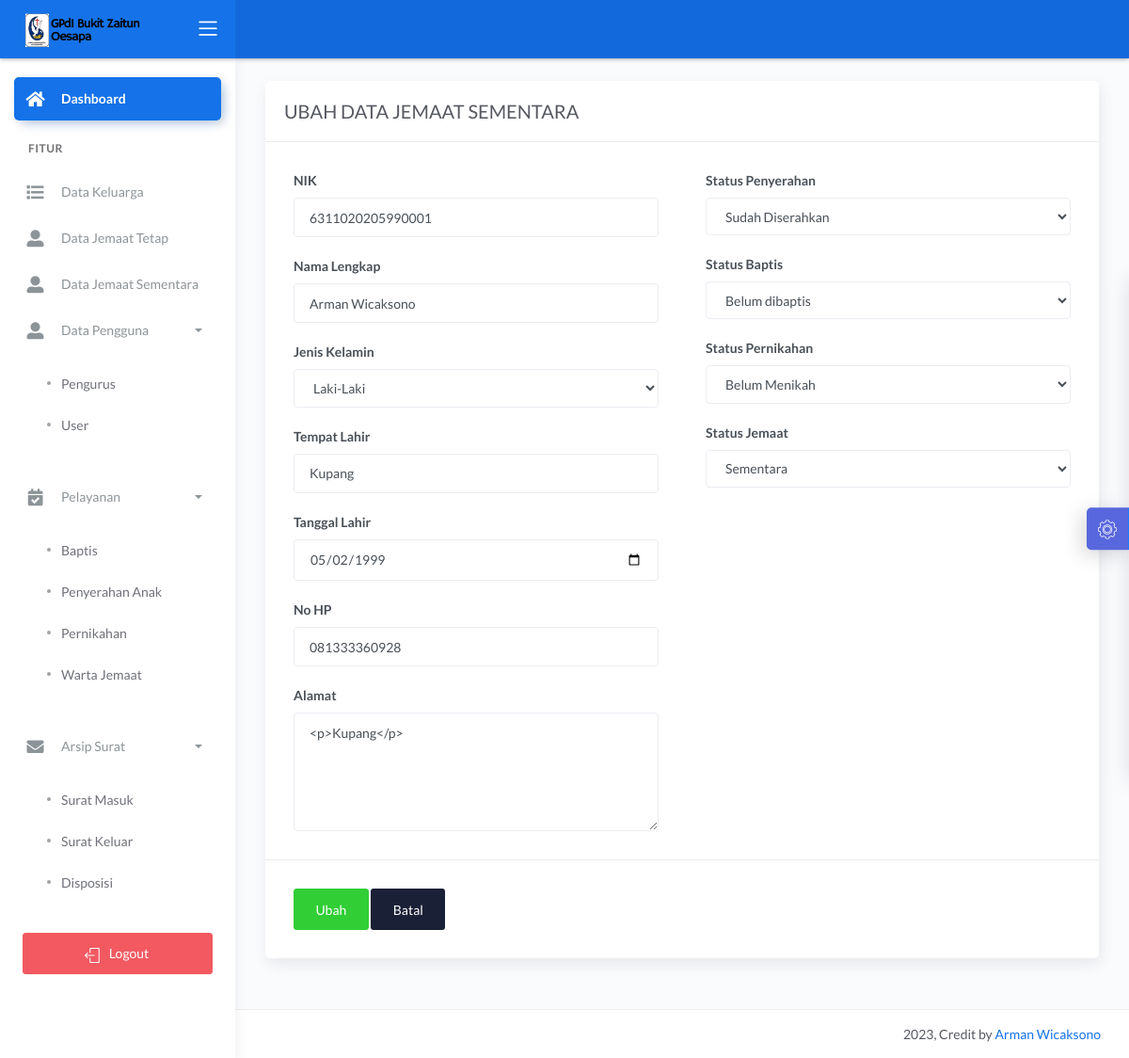
The app's page /dashboard/main2.php?halaman=ubah_jemaat_sementara&id_jemaat=182 (signed in), older data.
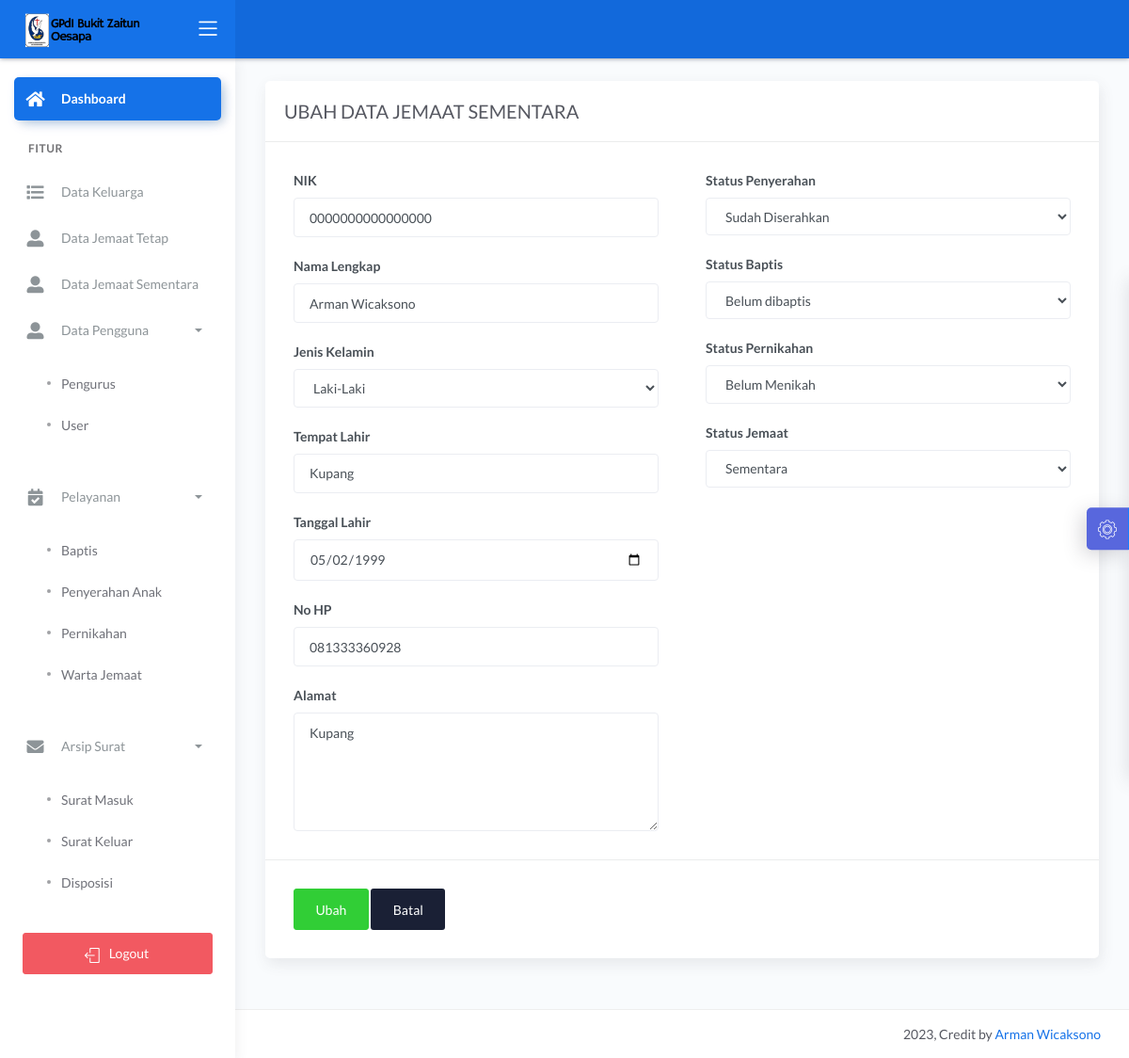
The same page, newer data.
### tables this page shows
CREATE TABLE `jemaat` (
  `id_jemaat` int(11) NOT NULL,
  `tanggal_pendaftaran` date DEFAULT NULL,
  `nik` varchar(16) DEFAULT NULL,
  `nama` varchar(50) NOT NULL,
  `tempat_lahir` varchar(20) NOT NULL,
  `tanggal_lahir` date NOT NULL,
  `no_hp` varchar(12) NOT NULL,
  `jenis_kelamin` enum('Laki-laki','Perempuan') NOT NULL,
  `alamat` text NOT NULL,
  `status_j` int(11) NOT NULL,
  `ket` varchar(10) NOT NULL,
  `username` varchar(20) NOT NULL,
  `password` varchar(20) NOT NULL,
  `baptis` int(11) NOT NULL,
  `penyerahan` int(11) NOT NULL,
  `pernikahan` int(11) NOT NULL
);

### dashboard/ubah_jemaat_sementara.php (the view, shortened to what this page needs)
<?php
if (isset($_GET['id_jemaat'])) {
	$id_jemaat = $_GET['id_jemaat'];
	$tampil_nik = "SELECT * FROM jemaat WHERE id_jemaat=$id_jemaat";
	$query = mysqli_query($konek, $tampil_nik);
	$data = mysqli_fetch_array($query, MYSQLI_BOTH);
	$nik = $data['nik'];
	$nama = $data['nama'];
	$tempat = $data['tempat_lahir'];
	$tanggal = $data['tanggal_lahir'];
	$jekel = $data['jenis_kelamin'];
    $alamat =$data['alamat'];
    $no_hp =$data['no_hp'];
    $ket =$data['ket'];
    $penyerahan =$data['penyerahan'];
    $baptis =$data['baptis'];
    $pernikahan =$data['pernikahan'];
}
?>
<link href="css/sweetalert.css" rel="stylesheet" type="text/css">
<div class="page-inner">
	<div class="row">
		<div class="col-md-12">
			<form method="POST">
				<div class="card">
					<div class="card-header">
						<div class="card-title">UBAH DATA JEMAAT SEMENTARA</div>
					</div>
					<div class="card-body">
						<div class="row">
							<div class="col-md-6 col-lg-6">
								<div class="form-group">
									<label>NIK</label>
									<input  type="number" name="nik" class="form-control" placeholder="NIK Anda.." value="<?= $nik; ?>">
								</div>
								<div class="form-group">
									<label>Nama Lengkap</label>
									<input type="text" name="nama" class="form-control" placeholder="Nama Lengkap Anda.." value="<?= $nama; ?>">
								</div>
								<div class="form-group">
									<label>Jenis Kelamin</label>
									<select name="jekel" class="form-control">
										<option value="Laki-Laki" <?php if ($jekel == "Laki-laki") echo 'selected' ?>>Laki-Laki</option>
									</select>
								</div>
								<div class="form-group">
									<label>Tempat Lahir</label>
									<input type="text" name="tempat" class="form-control" value="<?= $tempat; ?>">
								</div>
								<div class="form-group">
									<label>Tanggal Lahir</label>
									<input type="date" name="tgl" class="form-control" value="<?= $tanggal; ?>">
								</div>
								<div class="form-group">
									<label for="comment">No HP</label>
									<input type="text" name="no_hp" class="form-control" value="<?= $no_hp; ?>">
								</div>
								<div class="form-group">
									<label for="comment">Alamat</label>
									<textarea class="form-control" name="alamat" rows="5"><?= $alamat ?></textarea>
								</div>
							</div>
							<div class="col-md-6 col-lg-6">
								<div class="form-group">
									<label>Status Penyerahan</label>
									<select name="penyerahan" class="form-control">
										<option value="1"<?php if ($penyerahan == 1) echo 'selected' ?>>Sudah Diserahkan</option>
									</select>
								</div>
								<div class="form-group">
									<label>Status Baptis</label>
									<select name="baptis" class="form-control">
										<option value="0"<?php if ($baptis == 0) echo 'selected' ?>>Belum dibaptis</option>
									</select>
								</div>
								<div class="form-group">
									<label>Status Pernikahan</label>
									<select name="pernikahan" class="form-control">
										<option value="0"<?php if ($pernikahan == 0) echo 'selected' ?>>Belum Menikah</option>
									</select>
								</div>
								<div class="form-group">
									<label>Status Jemaat</label>
									<select name="ket" class="form-control">
										<option value="0" <?php if ($ket == 0) echo 'selected' ?>>Sementara</option>
									</select>
								</div>
							</div>
						</div>
					</div>
					<div class="card-action">
						<button name="ubah" class="btn btn-success">Ubah</button>
						<a href="?halaman=beranda" class="btn btn-default">Batal</a>
					</div>
				</div>
		</div>
	</div>
</div>

Row changes from the older to the newer data that the page shows:
changed jemaat "Arman Wicaksono": nik "6311020205990001" → "0000000000000000"; alamat "<p>Kupang</p>" → "Kupang"
